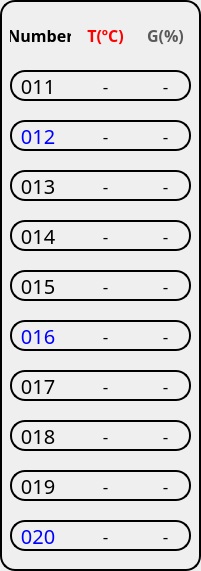
      <widget class="QFrame" name="frame_2">
       <property name="geometry">
        <rect>
         <x>230</x>
         <y>10</y>
         <width>201</width>
         <height>571</height>
        </rect>
       </property>
       <property name="styleSheet">
        <string notr="true">background-color:None;
border: 2px solid rgb(0,0,0);
border-radius: 15px;</string>
       </property>
       <property name="frameShape">
        <enum>QFrame::StyledPanel</enum>
       </property>
       <property name="frameShadow">
        <enum>QFrame::Raised</enum>
       </property>
       <widget class="QLabel" name="sensor_name_11">
        <property name="geometry">
         <rect>
          <x>10</x>
          <y>70</y>
          <width>181</width>
          <height>31</height>
         </rect>
        </property>
        <property name="font">
         <font>
          <family>KoPubWorld돋움체 Medium</family>
          <pointsize>15</pointsize>
         </font>
        </property>
        <property name="styleSheet">
         <string notr="true">background-color:None;
border: 2px solid rgb(0,0,0);
border-radius: 15px;</string>
        </property>
        <property name="text">
         <string/>
        </property>
        <property name="alignment">
         <set>Qt::AlignLeading|Qt::AlignLeft|Qt::AlignVCenter</set>
        </property>
       </widget>
       <widget class="QLabel" name="sensor_name_12">
        <property name="geometry">
         <rect>
          <x>10</x>
          <y>120</y>
          <width>181</width>
          <height>31</height>
         </rect>
        </property>
        <property name="font">
         <font>
          <family>KoPubWorld돋움체 Medium</family>
          <pointsize>15</pointsize>
         </font>
        </property>
        <property name="styleSheet">
         <string notr="true">background-color:None;
border: 2px solid rgb(0,0,0);
border-radius: 15px;
color:blue;</string>
        </property>
        <property name="text">
         <string/>
        </property>
        <property name="alignment">
         <set>Qt::AlignLeading|Qt::AlignLeft|Qt::AlignVCenter</set>
        </property>
       </widget>
       <widget class="QLabel" name="sensor_name_13">
        <property name="geometry">
         <rect>
          <x>10</x>
          <y>170</y>
          <width>181</width>
          <height>31</height>
         </rect>
        </property>
        <property name="font">
         <font>
          <family>KoPubWorld돋움체 Medium</family>
          <pointsize>15</pointsize>
         </font>
        </property>
        <property name="styleSheet">
         <string notr="true">background-color:None;
border: 2px solid rgb(0,0,0);
border-radius: 15px;</string>
        </property>
        <property name="text">
         <string/>
        </property>
        <property name="alignment">
         <set>Qt::AlignLeading|Qt::AlignLeft|Qt::AlignVCenter</set>
        </property>
       </widget>
       <widget class="QLabel" name="sensor_name_14">
        <property name="geometry">
         <rect>
          <x>10</x>
          <y>220</y>
          <width>181</width>
          <height>31</height>
         </rect>
        </property>
        <property name="font">
         <font>
          <family>KoPubWorld돋움체 Medium</family>
          <pointsize>15</pointsize>
         </font>
        </property>
        <property name="styleSheet">
         <string notr="true">background-color:None;
border: 2px solid rgb(0,0,0);
border-radius: 15px;</string>
        </property>
        <property name="text">
         <string/>
        </property>
        <property name="alignment">
         <set>Qt::AlignLeading|Qt::AlignLeft|Qt::AlignVCenter</set>
        </property>
       </widget>
       <widget class="QLabel" name="sensor_name_15">
        <property name="geometry">
         <rect>
          <x>10</x>
          <y>270</y>
          <width>181</width>
          <height>31</height>
         </rect>
        </property>
        <property name="font">
         <font>
          <family>KoPubWorld돋움체 Medium</family>
          <pointsize>15</pointsize>
         </font>
        </property>
        <property name="styleSheet">
         <string notr="true">background-color:None;
border: 2px solid rgb(0,0,0);
border-radius: 15px;</string>
        </property>
        <property name="text">
         <string/>
        </property>
        <property name="alignment">
         <set>Qt::AlignLeading|Qt::AlignLeft|Qt::AlignVCenter</set>
        </property>
       </widget>
       <widget class="QLabel" name="sensor_name_16">
        <property name="geometry">
         <rect>
          <x>10</x>
          <y>320</y>
          <width>181</width>
          <height>31</height>
         </rect>
        </property>
        <property name="font">
         <font>
          <family>KoPubWorld돋움체 Medium</family>
          <pointsize>15</pointsize>
         </font>
        </property>
        <property name="styleSheet">
         <string notr="true">background-color:None;
border: 2px solid rgb(0,0,0);
border-radius: 15px;
color:blue;</string>
        </property>
        <property name="text">
         <string/>
        </property>
        <property name="alignment">
         <set>Qt::AlignLeading|Qt::AlignLeft|Qt::AlignVCenter</set>
        </property>
       </widget>
       <widget class="QLabel" name="sensor_name_17">
        <property name="geometry">
         <rect>
          <x>10</x>
          <y>370</y>
          <width>181</width>
          <height>31</height>
         </rect>
        </property>
        <property name="font">
         <font>
          <family>KoPubWorld돋움체 Medium</family>
          <pointsize>15</pointsize>
         </font>
        </property>
        <property name="styleSheet">
         <string notr="true">background-color:None;
border: 2px solid rgb(0,0,0);
border-radius: 15px;</string>
        </property>
        <property name="text">
         <string/>
        </property>
        <property name="alignment">
         <set>Qt::AlignLeading|Qt::AlignLeft|Qt::AlignVCenter</set>
        </property>
       </widget>
       <widget class="QLabel" name="sensor_name_18">
        <property name="geometry">
         <rect>
          <x>10</x>
          <y>420</y>
          <width>181</width>
          <height>31</height>
         </rect>
        </property>
        <property name="font">
         <font>
          <family>KoPubWorld돋움체 Medium</family>
          <pointsize>15</pointsize>
         </font>
        </property>
        <property name="styleSheet">
         <string notr="true">background-color:None;
border: 2px solid rgb(0,0,0);
border-radius: 15px;</string>
        </property>
        <property name="text">
         <string/>
        </property>
        <property name="alignment">
         <set>Qt::AlignLeading|Qt::AlignLeft|Qt::AlignVCenter</set>
        </property>
       </widget>
       <widget class="QLabel" name="sensor_name_19">
        <property name="geometry">
         <rect>
          <x>10</x>
          <y>470</y>
          <width>181</width>
          <height>31</height>
         </rect>
        </property>
        <property name="font">
         <font>
          <family>KoPubWorld돋움체 Medium</family>
          <pointsize>15</pointsize>
         </font>
        </property>
        <property name="styleSheet">
         <string notr="true">background-color:None;
border: 2px solid rgb(0,0,0);
border-radius: 15px;</string>
        </property>
        <property name="text">
         <string/>
        </property>
        <property name="alignment">
         <set>Qt::AlignLeading|Qt::AlignLeft|Qt::AlignVCenter</set>
        </property>
       </widget>
       <widget class="QLabel" name="sensor_name_20">
        <property name="geometry">
         <rect>
          <x>10</x>
          <y>520</y>
          <width>181</width>
          <height>31</height>
         </rect>
        </property>
        <property name="font">
         <font>
          <family>KoPubWorld돋움체 Medium</family>
          <pointsize>15</pointsize>
         </font>
        </property>
        <property name="styleSheet">
         <string notr="true">background-color:None;
border: 2px solid rgb(0,0,0);
border-radius: 15px;
color:blue;</string>
        </property>
        <property name="text">
         <string/>
        </property>
        <property name="alignment">
         <set>Qt::AlignLeading|Qt::AlignLeft|Qt::AlignVCenter</set>
        </property>
       </widget>
       <widget class="QLabel" name="label_4">
        <property name="geometry">
         <rect>
          <x>10</x>
          <y>20</y>
          <width>61</width>
          <height>31</height>
         </rect>
        </property>
        <property name="font">
         <font>
          <family>KoPubWorld돋움체 Medium</family>
          <pointsize>12</pointsize>
          <weight>75</weight>
          <bold>true</bold>
         </font>
        </property>
        <property name="styleSheet">
         <string notr="true">background-color:None;
border: None;</string>
        </property>
        <property name="text">
         <string>Number</string>
        </property>
        <property name="alignment">
         <set>Qt::AlignCenter</set>
        </property>
       </widget>
       <widget class="QLabel" name="label_5">
        <property name="geometry">
         <rect>
          <x>80</x>
          <y>20</y>
          <width>51</width>
          <height>31</height>
         </rect>
        </property>
        <property name="font">
         <font>
          <family>KoPubWorld돋움체 Medium</family>
          <pointsize>12</pointsize>
          <weight>75</weight>
          <bold>true</bold>
         </font>
        </property>
        <property name="styleSheet">
         <string notr="true">background-color:None;
border: None;
color:rgb(255,0,0);</string>
        </property>
        <property name="text">
         <string>T(ºC)</string>
        </property>
        <property name="alignment">
         <set>Qt::AlignCenter</set>
        </property>
       </widget>
       <widget class="QLabel" name="label_6">
        <property name="geometry">
         <rect>
          <x>140</x>
          <y>20</y>
          <width>51</width>
          <height>31</height>
         </rect>
        </property>
        <property name="font">
         <font>
          <family>KoPubWorld돋움체 Medium</family>
          <pointsize>12</pointsize>
          <weight>75</weight>
          <bold>true</bold>
         </font>
        </property>
        <property name="styleSheet">
         <string notr="true">background-color:None;
border: None;
color:rgb(90,90,90);</string>
        </property>
        <property name="text">
         <string>G(%)</string>
        </property>
        <property name="alignment">
         <set>Qt::AlignCenter</set>
        </property>
       </widget>
       <widget class="QLabel" name="temperature_013">
        <property name="geometry">
         <rect>
          <x>80</x>
          <y>170</y>
          <width>51</width>
          <height>31</height>
         </rect>
        </property>
        <property name="font">
         <font>
          <family>KoPubWorld돋움체 Medium</family>
          <pointsize>13</pointsize>
          <strikeout>false</strikeout>
         </font>
        </property>
        <property name="styleSheet">
         <string notr="true">background-color:None;
border: None;</string>
        </property>
        <property name="text">
         <string>-</string>
        </property>
        <property name="alignment">
         <set>Qt::AlignCenter</set>
        </property>
       </widget>
       <widget class="QLabel" name="gas_018">
        <property name="geometry">
         <rect>
          <x>140</x>
          <y>420</y>
          <width>51</width>
          <height>31</height>
         </rect>
        </property>
        <property name="font">
         <font>
          <family>KoPubWorld돋움체 Medium</family>
          <pointsize>13</pointsize>
         </font>
        </property>
        <property name="styleSheet">
         <string notr="true">background-color:None;
border: None;</string>
        </property>
        <property name="text">
         <string>-</string>
        </property>
        <property name="alignment">
         <set>Qt::AlignCenter</set>
        </property>
       </widget>
       <widget class="QLabel" name="gas_012">
        <property name="geometry">
         <rect>
          <x>140</x>
          <y>120</y>
          <width>51</width>
          <height>31</height>
         </rect>
        </property>
        <property name="font">
         <font>
          <family>KoPubWorld돋움체 Medium</family>
          <pointsize>13</pointsize>
         </font>
        </property>
        <property name="styleSheet">
         <string notr="true">background-color:None;
border: None;</string>
        </property>
        <property name="text">
         <string>-</string>
        </property>
        <property name="alignment">
         <set>Qt::AlignCenter</set>
        </property>
       </widget>
       <widget class="QLabel" name="gas_016">
        <property name="geometry">
         <rect>
          <x>140</x>
          <y>320</y>
          <width>51</width>
          <height>31</height>
         </rect>
        </property>
        <property name="font">
         <font>
          <family>KoPubWorld돋움체 Medium</family>
          <pointsize>13</pointsize>
         </font>
        </property>
        <property name="styleSheet">
         <string notr="true">background-color:None;
border: None;</string>
        </property>
        <property name="text">
         <string>-</string>
        </property>
        <property name="alignment">
         <set>Qt::AlignCenter</set>
        </property>
       </widget>
       <widget class="QLabel" name="gas_017">
        <property name="geometry">
         <rect>
          <x>140</x>
          <y>370</y>
          <width>51</width>
          <height>31</height>
         </rect>
        </property>
        <property name="font">
         <font>
          <family>KoPubWorld돋움체 Medium</family>
          <pointsize>13</pointsize>
         </font>
        </property>
        <property name="styleSheet">
         <string notr="true">background-color:None;
border: None;</string>
        </property>
        <property name="text">
         <string>-</string>
        </property>
        <property name="alignment">
         <set>Qt::AlignCenter</set>
        </property>
       </widget>
       <widget class="QLabel" name="gas_011">
        <property name="geometry">
         <rect>
          <x>140</x>
          <y>70</y>
          <width>51</width>
          <height>31</height>
         </rect>
        </property>
        <property name="font">
         <font>
          <family>KoPubWorld돋움체 Medium</family>
          <pointsize>13</pointsize>
         </font>
        </property>
        <property name="styleSheet">
         <string notr="true">background-color:None;
border: None;</string>
        </property>
        <property name="text">
         <string>-</string>
        </property>
        <property name="alignment">
         <set>Qt::AlignCenter</set>
        </property>
       </widget>
       <widget class="QLabel" name="temperature_017">
        <property name="geometry">
         <rect>
          <x>80</x>
          <y>370</y>
          <width>51</width>
          <height>31</height>
         </rect>
        </property>
        <property name="font">
         <font>
          <family>KoPubWorld돋움체 Medium</family>
          <pointsize>13</pointsize>
          <strikeout>false</strikeout>
         </font>
        </property>
        <property name="styleSheet">
         <string notr="true">background-color:None;
border: None;</string>
        </property>
        <property name="text">
         <string>-</string>
        </property>
        <property name="alignment">
         <set>Qt::AlignCenter</set>
        </property>
       </widget>
       <widget class="QLabel" name="temperature_016">
        <property name="geometry">
         <rect>
          <x>80</x>
          <y>320</y>
          <width>51</width>
          <height>31</height>
         </rect>
        </property>
        <property name="font">
         <font>
          <family>KoPubWorld돋움체 Medium</family>
          <pointsize>13</pointsize>
          <strikeout>false</strikeout>
         </font>
        </property>
        <property name="styleSheet">
         <string notr="true">background-color:None;
border: None;</string>
        </property>
        <property name="text">
         <string>-</string>
        </property>
        <property name="alignment">
         <set>Qt::AlignCenter</set>
        </property>
       </widget>
       <widget class="QLabel" name="gas_015">
        <property name="geometry">
         <rect>
          <x>140</x>
          <y>270</y>
          <width>51</width>
          <height>31</height>
         </rect>
        </property>
        <property name="font">
         <font>
          <family>KoPubWorld돋움체 Medium</family>
          <pointsize>13</pointsize>
         </font>
        </property>
        <property name="styleSheet">
         <string notr="true">background-color:None;
border: None;</string>
        </property>
        <property name="text">
         <string>-</string>
        </property>
        <property name="alignment">
         <set>Qt::AlignCenter</set>
        </property>
       </widget>
       <widget class="QLabel" name="gas_014">
        <property name="geometry">
         <rect>
          <x>140</x>
          <y>220</y>
          <width>51</width>
          <height>31</height>
         </rect>
        </property>
        <property name="font">
         <font>
          <family>KoPubWorld돋움체 Medium</family>
          <pointsize>13</pointsize>
         </font>
        </property>
        <property name="styleSheet">
         <string notr="true">background-color:None;
border: None;</string>
        </property>
        <property name="text">
         <string>-</string>
        </property>
        <property name="alignment">
         <set>Qt::AlignCenter</set>
        </property>
       </widget>
       <widget class="QLabel" name="gas_019">
        <property name="geometry">
         <rect>
          <x>140</x>
          <y>470</y>
          <width>51</width>
          <height>31</height>
         </rect>
        </property>
        <property name="font">
         <font>
          <family>KoPubWorld돋움체 Medium</family>
          <pointsize>13</pointsize>
         </font>
        </property>
        <property name="styleSheet">
         <string notr="true">background-color:None;
border: None;</string>
        </property>
        <property name="text">
         <string>-</string>
        </property>
        <property name="alignment">
         <set>Qt::AlignCenter</set>
        </property>
       </widget>
       <widget class="QLabel" name="temperature_014">
        <property name="geometry">
         <rect>
          <x>80</x>
          <y>220</y>
          <width>51</width>
          <height>31</height>
         </rect>
        </property>
        <property name="font">
         <font>
          <family>KoPubWorld돋움체 Medium</family>
          <pointsize>13</pointsize>
          <strikeout>false</strikeout>
         </font>
        </property>
        <property name="styleSheet">
         <string notr="true">background-color:None;
border: None;</string>
        </property>
        <property name="text">
         <string>-</string>
        </property>
        <property name="alignment">
         <set>Qt::AlignCenter</set>
        </property>
       </widget>
       <widget class="QLabel" name="temperature_015">
        <property name="geometry">
         <rect>
          <x>80</x>
          <y>270</y>
          <width>51</width>
          <height>31</height>
         </rect>
        </property>
        <property name="font">
         <font>
          <family>KoPubWorld돋움체 Medium</family>
          <pointsize>13</pointsize>
          <strikeout>false</strikeout>
         </font>
        </property>
        <property name="styleSheet">
         <string notr="true">background-color:None;
border: None;</string>
        </property>
        <property name="text">
         <string>-</string>
        </property>
        <property name="alignment">
         <set>Qt::AlignCenter</set>
        </property>
       </widget>
       <widget class="QLabel" name="temperature_011">
        <property name="geometry">
         <rect>
          <x>80</x>
          <y>70</y>
          <width>51</width>
          <height>31</height>
         </rect>
        </property>
        <property name="font">
         <font>
          <family>KoPubWorld돋움체 Medium</family>
          <pointsize>13</pointsize>
          <strikeout>false</strikeout>
         </font>
        </property>
        <property name="styleSheet">
         <string notr="true">background-color:None;
border: None;</string>
        </property>
        <property name="text">
         <string>-</string>
        </property>
        <property name="alignment">
         <set>Qt::AlignCenter</set>
        </property>
       </widget>
       <widget class="QLabel" name="gas_020">
        <property name="geometry">
         <rect>
          <x>140</x>
          <y>520</y>
          <width>51</width>
          <height>31</height>
         </rect>
        </property>
        <property name="font">
         <font>
          <family>KoPubWorld돋움체 Medium</family>
          <pointsize>13</pointsize>
         </font>
        </property>
        <property name="styleSheet">
         <string notr="true">background-color:None;
border: None;</string>
        </property>
        <property name="text">
         <string>-</string>
        </property>
        <property name="alignment">
         <set>Qt::AlignCenter</set>
        </property>
       </widget>
       <widget class="QLabel" name="gas_013">
        <property name="geometry">
         <rect>
          <x>140</x>
          <y>170</y>
          <width>51</width>
          <height>31</height>
         </rect>
        </property>
        <property name="font">
         <font>
          <family>KoPubWorld돋움체 Medium</family>
          <pointsize>13</pointsize>
         </font>
        </property>
        <property name="styleSheet">
         <string notr="true">background-color:None;
border: None;</string>
        </property>
        <property name="text">
         <string>-</string>
        </property>
        <property name="alignment">
         <set>Qt::AlignCenter</set>
        </property>
       </widget>
       <widget class="QLabel" name="temperature_018">
        <property name="geometry">
         <rect>
          <x>80</x>
          <y>420</y>
          <width>51</width>
          <height>31</height>
         </rect>
        </property>
        <property name="font">
         <font>
          <family>KoPubWorld돋움체 Medium</family>
          <pointsize>13</pointsize>
          <strikeout>false</strikeout>
         </font>
        </property>
        <property name="styleSheet">
         <string notr="true">background-color:None;
border: None;</string>
        </property>
        <property name="text">
         <string>-</string>
        </property>
        <property name="alignment">
         <set>Qt::AlignCenter</set>
        </property>
       </widget>
       <widget class="QLabel" name="temperature_020">
        <property name="geometry">
         <rect>
          <x>80</x>
          <y>520</y>
          <width>51</width>
          <height>31</height>
         </rect>
        </property>
        <property name="font">
         <font>
          <family>KoPubWorld돋움체 Medium</family>
          <pointsize>13</pointsize>
          <strikeout>false</strikeout>
         </font>
        </property>
        <property name="styleSheet">
         <string notr="true">background-color:None;
border: None;</string>
        </property>
        <property name="text">
         <string>-</string>
        </property>
        <property name="alignment">
         <set>Qt::AlignCenter</set>
        </property>
       </widget>
       <widget class="QLabel" name="temperature_012">
        <property name="geometry">
         <rect>
          <x>80</x>
          <y>120</y>
          <width>51</width>
          <height>31</height>
         </rect>
        </property>
        <property name="font">
         <font>
          <family>KoPubWorld돋움체 Medium</family>
          <pointsize>13</pointsize>
          <strikeout>false</strikeout>
         </font>
        </property>
        <property name="styleSheet">
         <string notr="true">background-color:None;
border: None;</string>
        </property>
        <property name="text">
         <string>-</string>
        </property>
        <property name="alignment">
         <set>Qt::AlignCenter</set>
        </property>
       </widget>
       <widget class="QLabel" name="temperature_019">
        <property name="geometry">
         <rect>
          <x>80</x>
          <y>470</y>
          <width>51</width>
          <height>31</height>
         </rect>
        </property>
        <property name="font">
         <font>
          <family>KoPubWorld돋움체 Medium</family>
          <pointsize>13</pointsize>
          <strikeout>false</strikeout>
         </font>
        </property>
        <property name="styleSheet">
         <string notr="true">background-color:None;
border: None;</string>
        </property>
        <property name="text">
         <string>-</string>
        </property>
        <property name="alignment">
         <set>Qt::AlignCenter</set>
        </property>
       </widget>
       <widget class="QPushButton" name="n11_btn">
        <property name="geometry">
         <rect>
          <x>10</x>
          <y>70</y>
          <width>51</width>
          <height>31</height>
         </rect>
        </property>
        <property name="font">
         <font>
          <family>KoPubWorld돋움체 Medium</family>
          <pointsize>15</pointsize>
         </font>
        </property>
        <property name="styleSheet">
         <string notr="true">background-color:None;
border: None
</string>
        </property>
        <property name="text">
         <string> 011</string>
        </property>
       </widget>
       <widget class="QPushButton" name="n12_btn">
        <property name="geometry">
         <rect>
          <x>10</x>
          <y>120</y>
          <width>51</width>
          <height>31</height>
         </rect>
        </property>
        <property name="font">
         <font>
          <family>KoPubWorld돋움체 Medium</family>
          <pointsize>15</pointsize>
         </font>
        </property>
        <property name="styleSheet">
         <string notr="true">background-color:None;
border: None;
color:rgb(0,0,255);</string>
        </property>
        <property name="text">
         <string> 012</string>
        </property>
       </widget>
       <widget class="QPushButton" name="n13_btn">
        <property name="geometry">
         <rect>
          <x>10</x>
          <y>170</y>
          <width>51</width>
          <height>31</height>
         </rect>
        </property>
        <property name="font">
         <font>
          <family>KoPubWorld돋움체 Medium</family>
          <pointsize>15</pointsize>
         </font>
        </property>
        <property name="styleSheet">
         <string notr="true">background-color:None;
border: None
</string>
        </property>
        <property name="text">
         <string> 013</string>
        </property>
       </widget>
       <widget class="QPushButton" name="n14_btn">
        <property name="geometry">
         <rect>
          <x>10</x>
          <y>220</y>
          <width>51</width>
          <height>31</height>
         </rect>
        </property>
        <property name="font">
         <font>
          <family>KoPubWorld돋움체 Medium</family>
          <pointsize>15</pointsize>
         </font>
        </property>
        <property name="styleSheet">
         <string notr="true">background-color:None;
border: None
</string>
        </property>
        <property name="text">
         <string> 014</string>
        </property>
       </widget>
       <widget class="QPushButton" name="n15_btn">
        <property name="geometry">
         <rect>
          <x>10</x>
          <y>270</y>
          <width>51</width>
          <height>31</height>
         </rect>
        </property>
        <property name="font">
         <font>
          <family>KoPubWorld돋움체 Medium</family>
          <pointsize>15</pointsize>
         </font>
        </property>
        <property name="styleSheet">
         <string notr="true">background-color:None;
border: None
</string>
        </property>
        <property name="text">
         <string> 015</string>
        </property>
       </widget>
       <widget class="QPushButton" name="n16_btn">
        <property name="geometry">
         <rect>
          <x>10</x>
          <y>320</y>
          <width>51</width>
          <height>31</height>
         </rect>
        </property>
        <property name="font">
         <font>
          <family>KoPubWorld돋움체 Medium</family>
          <pointsize>15</pointsize>
         </font>
        </property>
        <property name="styleSheet">
         <string notr="true">background-color:None;
border: None;
color:rgb(0,0,255);</string>
        </property>
        <property name="text">
         <string> 016</string>
        </property>
       </widget>
       <widget class="QPushButton" name="n17_btn">
        <property name="geometry">
         <rect>
          <x>10</x>
          <y>370</y>
          <width>51</width>
          <height>31</height>
         </rect>
        </property>
        <property name="font">
         <font>
          <family>KoPubWorld돋움체 Medium</family>
          <pointsize>15</pointsize>
         </font>
        </property>
        <property name="styleSheet">
         <string notr="true">background-color:None;
border: None
</string>
        </property>
        <property name="text">
         <string> 017</string>
        </property>
       </widget>
       <widget class="QPushButton" name="n18_btn">
        <property name="geometry">
         <rect>
          <x>10</x>
          <y>420</y>
          <width>51</width>
          <height>31</height>
         </rect>
        </property>
        <property name="font">
         <font>
          <family>KoPubWorld돋움체 Medium</family>
          <pointsize>15</pointsize>
         </font>
        </property>
        <property name="styleSheet">
         <string notr="true">background-color:None;
border: None
</string>
        </property>
        <property name="text">
         <string> 018</string>
        </property>
       </widget>
       <widget class="QPushButton" name="n19_btn">
        <property name="geometry">
         <rect>
          <x>10</x>
          <y>470</y>
          <width>51</width>
          <height>31</height>
         </rect>
        </property>
        <property name="font">
         <font>
          <family>KoPubWorld돋움체 Medium</family>
          <pointsize>15</pointsize>
         </font>
        </property>
        <property name="styleSheet">
         <string notr="true">background-color:None;
border: None
</string>
        </property>
        <property name="text">
         <string> 019</string>
        </property>
       </widget>
       <widget class="QPushButton" name="n20_btn">
        <property name="geometry">
         <rect>
          <x>10</x>
          <y>520</y>
          <width>51</width>
          <height>31</height>
         </rect>
        </property>
        <property name="font">
         <font>
          <family>KoPubWorld돋움체 Medium</family>
          <pointsize>15</pointsize>
         </font>
        </property>
        <property name="styleSheet">
         <string notr="true">background-color:None;
border: None;
color:rgb(0,0,255);</string>
        </property>
        <property name="text">
         <string> 020</string>
        </property>
       </widget>
      </widget>
